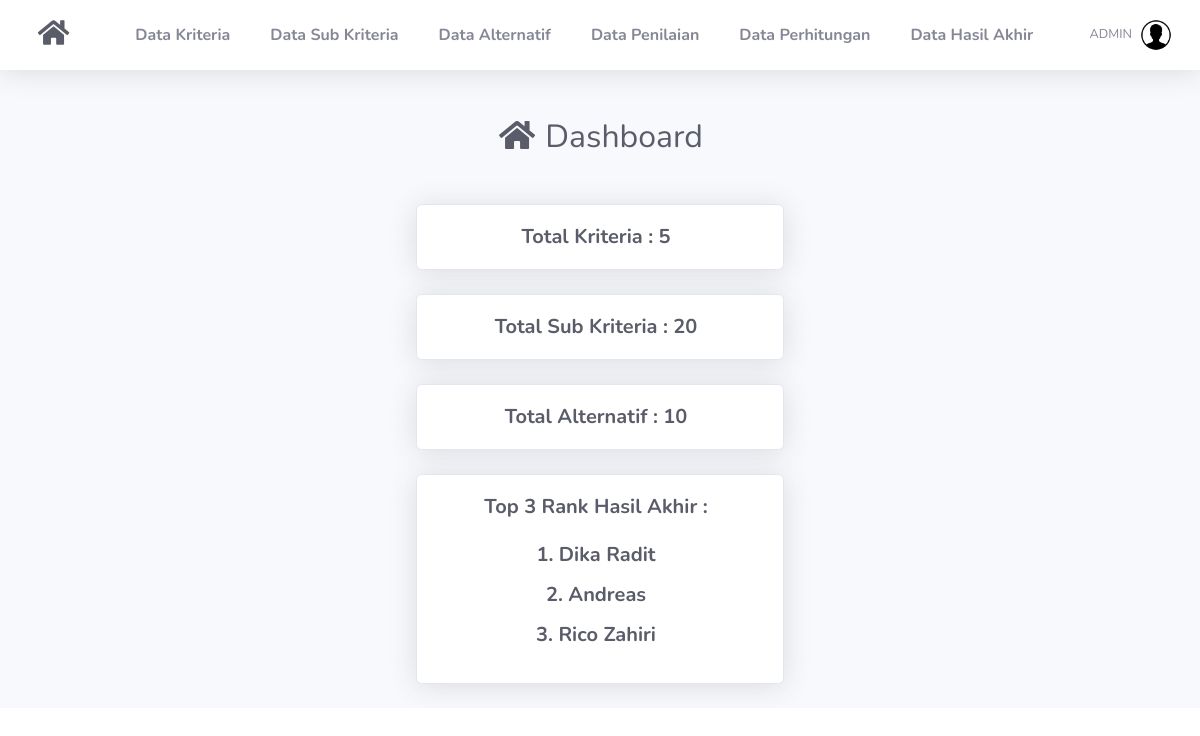
Screenshot of /dashboard.php (signed in) with the database file from the repository.
### tables this page shows
CREATE TABLE `hasil` (
  `id_hasil` int(11) NOT NULL,
  `id_alternatif` int(11) NOT NULL,
  `nilai` float NOT NULL
);

CREATE TABLE `alternatif` (
  `id_alternatif` int(11) NOT NULL,
  `nama` varchar(100) NOT NULL
);

### includes/functions.php (called while the page is built, shortened)
<?php
function get_role() {
	if(isset($_SESSION['user_id']) && isset($_SESSION['role'])) {
		if($_SESSION['role'] == '1') {
			return 'admin';
		} else {
			return 'user';
		}
	} else {
		return false;
	}
}
?>

### dashboard.php (the view, shortened to what this page needs)
<?php
require_once('includes/init.php');
require_once('template/header.php');
$query = mysqli_query($koneksi, "SELECT COUNT(*) AS total_data FROM kriteria");
$result = mysqli_fetch_assoc($query);
$total_data = $result['total_data'];
?>
<div class="d-sm-flex align-items-center justify-content-center my-5">
        <h1 class="h2 mb-0 text-gray-800"><i class="fas fa-fw fa-home"></i> Dashboard</h1>
    </div>
    <div class="row d-flex justify-content-center text-center">
<div class="col-xl-4 col-md-4 mb-4">
    <div class="card shadow h-100" >
        <div class="card-body" >
            <div class="row no-gutters align-items-center" >
                <div class="col mr-2" >
                    <div class="h5 mb-0 font-weight-bold"><a href="list-kriteria.php" class="text-dark text-decoration-none" >Total Kriteria :
                         <?php echo $total_data; ?>  </div>
                </div>
                </div>
        </div>
    </div>
</div>
</div>
<?php
require_once('includes/init.php');
require_once('template/header.php');
$query = mysqli_query($koneksi, "SELECT COUNT(*) AS total_data FROM sub_kriteria");
$result = mysqli_fetch_assoc($query);
$total_data = $result['total_data'];
?>
<div class="row d-flex justify-content-center text-center">
<div class="col-xl-4 col-md-4 mb-4">
    <div class="card shadow h-100">
        <div class="card-body">
            <div class="row no-gutters align-items-center">
                <div class="col mr-2">
                    <div class="h5 mb-0 font-weight-bold"><a href="list-sub-kriteria.php" class="text-dark text-decoration-none">Total Sub Kriteria :
                         <?php echo $total_data; ?>  </div>
                </div>
                </div>
        </div>
    </div>
</div>
</div>
<?php
require_once('includes/init.php');
require_once('template/header.php');
$query = mysqli_query($koneksi, "SELECT COUNT(*) AS total_data FROM alternatif");
$result = mysqli_fetch_assoc($query);
$total_data = $result['total_data'];
?>
<div class="row d-flex justify-content-center text-center">
<div class="col-xl-4 col-md-4 mb-4">
    <div class="card shadow h-100">
        <div class="card-body">
            <div class="row no-gutters align-items-center">
                <div class="col mr-2">
                    <div class="h5 mb-0 font-weight-bold"><a href="list-alternatif.php" class="text-dark text-decoration-none">Total Alternatif :
                         <?php echo $total_data; ?>  </div>
                </div>
                </div>
        </div>
    </div>
</div>
</div>
<div class="row d-flex justify-content-center text-center">
<div class="col-xl-4 col-md-4 mb-4">
    <div class="card shadow h-100">
        <div class="card-body">
            <div class="row no-gutters align-items-center">
                <div class="col mr-2">
                    <div class="h5 mb-0 font-weight-bold"><a href="hasil.php" class="text-dark text-decoration-none ">Top 3 Rank Hasil Akhir : </div><br>
                    <?php
require_once('includes/init.php');
$user_role = get_role();
if($user_role == 'admin' || $user_role == 'user') {
require_once('template/header.php');
$query_top_3 = mysqli_query($koneksi, "SELECT * FROM hasil JOIN alternatif ON hasil.id_alternatif=alternatif.id_alternatif ORDER BY hasil.nilai DESC LIMIT 3");
?>
<?php
$no=0;
while($data = mysqli_fetch_array($query_top_3)){
    $no++;
?>
<div class="h5 font-weight-bold">
    <p><?= $no; ?>. <?= $data['nama'] ?> </p>
</div>
<?php
}
?>
<?php
require_once('template/footer.php');
}
else {
    header('Location: login.php');
}
?>

### rows the page displays
hasil: id_alternatif.nama "Dika Radit"
hasil: id_alternatif.nama "Andreas"
hasil: id_alternatif.nama "Rico Zahiri"

### other values shown
$_SESSION['username'] "ADMIN"
$total_data "5"
$total_data "20"
$total_data "10"
